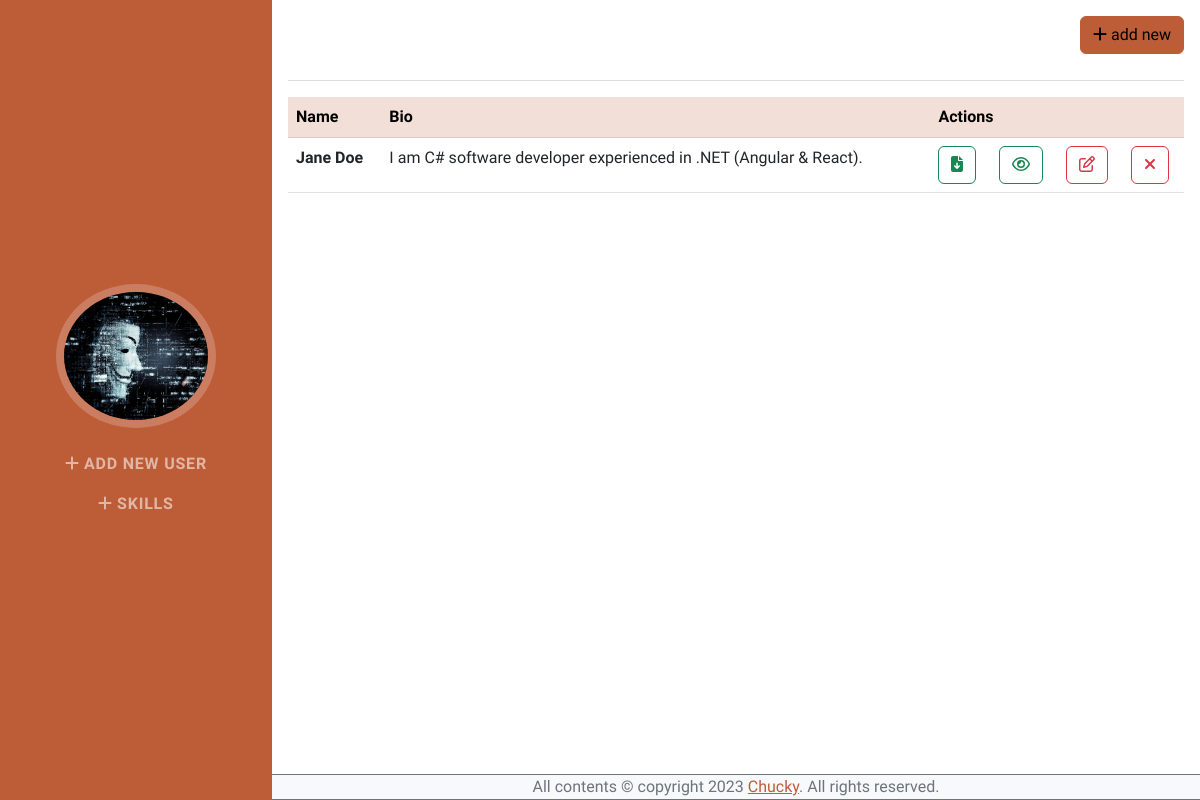
The page / on the database its author committed.
### app.py (models this page shows, shortened)
class User(db.Model):
    __tablename__ = 'User'
    id = db.Column(db.Integer, primary_key=True)
    firstname = db.Column(db.String(256), nullable=False)
    lastname = db.Column(db.String(256), nullable=False)
    street = db.Column(db.String(256), nullable=False)
    city = db.Column(db.String(256), nullable=False)
    postcode = db.Column(db.String(256), nullable=False)
    phone = db.Column(db.String(256), nullable=False)
    email = db.Column(db.String(256), unique=True, nullable=False)
    bio = db.Column(db.Text)
    li = db.Column(db.String(256), unique=True, nullable=False)
    gh = db.Column(db.String(256), unique=True, nullable=False)
    education = db.relationship('UserEducation', backref='User', lazy=True)
    experience = db.relationship('UserExperience', backref='User', lazy=True)
    created_at = db.Column(db.DateTime(timezone=True), server_default=func.now())

### app_views.py (the view)
@app_views.route('/', methods=['GET'])
def index():
    try:
        from app import User
        context = {
            'type': 'index',
            'users': User.query.all()
        }
        return render_template('index.html', context=context)
    except Exception as e:
        abort(500)

### app_views.py (called while the page is built)
@app_views.context_processor
def inject_now():
    return {'current_year': datetime.utcnow().year}

### templates/index.html
{% extends 'components/layouts/base.html' %}
{% block content %}
    {% with type=context.type %}
        {% include "components/navigation.html" %}
    {% endwith %}
    <div class="container-fluid p-3 mb-2">
        <button
            class="btn btn-primary"
            style="float: right;"
            type="button"
        >
            <a class="nav-link" href="{{ url_for('app_views.user_create') }}">
                <i class="fa-solid fa-plus"></i> add new
            </a>
        </button>
        </br></br><hr>
        <table class="table table-responsive">
            <thead class="table-primary">
                <tr>
                    <th scope="col">Name</th>
                    <th scope="col">Bio</th>
                    <th scope="col" colspan="4">Actions</th>
                </tr>
            </thead>
            <tbody>
                {% for user in context.users %}
                    <tr>
                        <th scope="row">{{user.firstname}} {{user.lastname}}</th>
                        <td>{{user.bio}}</td>
                        <td>
                            <button type="button" class="btn btn-outline-success">
                                <a class="nav-link" href="{{ url_for('app_views.user_download', id = user.id) }}">
                                    <i class="fa-solid fa-file-arrow-down"></i>
                                </a>
                            </button>
                        </td>
                        <td>
                            <button type="button" class="btn btn-outline-success">
                                <a class="nav-link" href="{{ url_for('app_views.user_details', id = user.id) }}">
                                    <i class="fa-regular fa-eye"></i>
                                </a>
                            </button>
                        </td>
                        <td>
                            <button type="button" class="btn btn-outline-danger">
                                <a class="nav-link" href="{{ url_for('app_views.user_edit', id = user.id) }}">
                                    <i class="fa-regular fa-pen-to-square"></i>
                                </a>
                            </button>
                        </td>
                        <td>
                            <form method="POST" action="{{ url_for('app_views.user_remove', id=user.id) }}">
                                <button
                                    type="submit"
                                    class="btn btn-outline-danger"
                                    onclick="return confirm('Are you sure you want to delete {{user.firstname}} {{user.lastname}}?')"
                                >
                                    <i class="fa-solid fa-xmark"></i>
                                </button>
                            </form>
                        </td>
                    </tr>
                {% endfor %}
            </tbody>
        </table>
    </div>
{% endblock %}

### rows shown on the page
User: firstname "Jane", lastname "Doe", bio "I am C# software developer experienced in .NET (Angular & React)."
